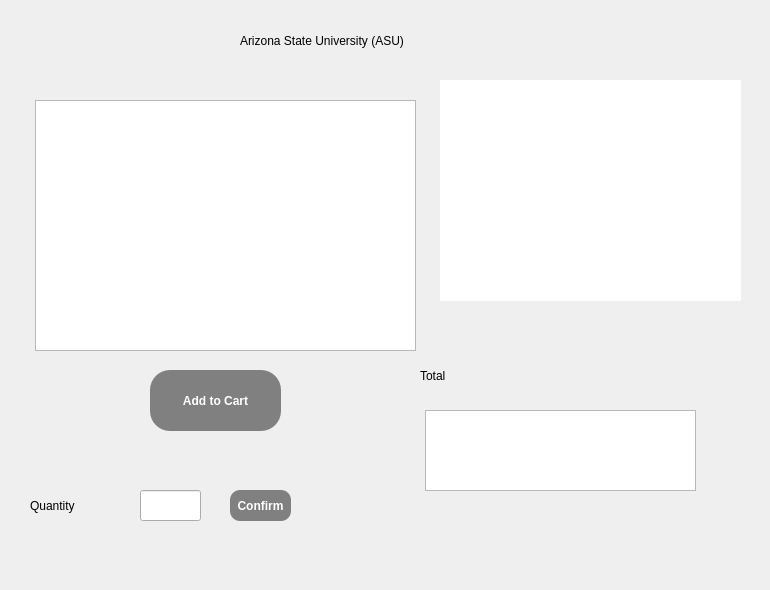
   <widget class="QWidget" name="page_5">
    <widget class="QGraphicsView" name="graphicsView">
     <property name="geometry">
      <rect>
       <x>440</x>
       <y>80</y>
       <width>301</width>
       <height>221</height>
      </rect>
     </property>
     <property name="styleSheet">
      <string notr="true">QGraphicsView {
	background-image: url('res/arizona_background.png');
    background-repeat: no-repeat;
    background-position: center center;
	border-style: groove;
	border-radius: 40px;
}</string>
     </property>
    </widget>
    <widget class="QTableWidget" name="tableWidget_arizona">
     <property name="geometry">
      <rect>
       <x>35</x>
       <y>100</y>
       <width>381</width>
       <height>251</height>
      </rect>
     </property>
     <property name="editTriggers">
      <set>QAbstractItemView::NoEditTriggers</set>
     </property>
    </widget>
    <widget class="QLabel" name="arizona_title">
     <property name="geometry">
      <rect>
       <x>240</x>
       <y>10</y>
       <width>421</width>
       <height>61</height>
      </rect>
     </property>
     <property name="text">
      <string>Arizona State University (ASU)</string>
     </property>
    </widget>
    <widget class="QPushButton" name="next_3">
     <property name="geometry">
      <rect>
       <x>700</x>
       <y>520</y>
       <width>61</width>
       <height>61</height>
      </rect>
     </property>
     <property name="styleSheet">
      <string notr="true">QPushButton {
	background-image: url('res/nxt.png');
    background-repeat: no-repeat;
    background-position: center center;
	border-style: inset;
	border-radius: 30px;
}</string>
     </property>
     <property name="text">
      <string/>
     </property>
    </widget>
    <widget class="QPushButton" name="pushButton_selectPurchase_asu">
     <property name="geometry">
      <rect>
       <x>150</x>
       <y>370</y>
       <width>131</width>
       <height>61</height>
      </rect>
     </property>
     <property name="styleSheet">
      <string notr="true">QPushButton {
	background-color: gray;
	border-style: inset;
	color: white;
	font-weight: bold;
	border-radius: 20px;
}

QPushButton:hover {
	background-color: lightgray;
	color: black;	
}</string>
     </property>
     <property name="text">
      <string>Add to Cart</string>
     </property>
    </widget>
    <widget class="QLabel" name="label_QAsu">
     <property name="geometry">
      <rect>
       <x>30</x>
       <y>490</y>
       <width>91</width>
       <height>31</height>
      </rect>
     </property>
     <property name="text">
      <string>Quantity</string>
     </property>
    </widget>
    <widget class="QLineEdit" name="lineEdit_quantity_asu">
     <property name="geometry">
      <rect>
       <x>140</x>
       <y>490</y>
       <width>61</width>
       <height>31</height>
      </rect>
     </property>
    </widget>
    <widget class="QTableWidget" name="tableWidget_totalAsu">
     <property name="geometry">
      <rect>
       <x>425</x>
       <y>410</y>
       <width>271</width>
       <height>81</height>
      </rect>
     </property>
    </widget>
    <widget class="QLabel" name="label_totalAsu">
     <property name="geometry">
      <rect>
       <x>420</x>
       <y>360</y>
       <width>71</width>
       <height>31</height>
      </rect>
     </property>
     <property name="text">
      <string>Total</string>
     </property>
    </widget>
    <widget class="QPushButton" name="pushButton_quantityAsu">
     <property name="geometry">
      <rect>
       <x>230</x>
       <y>490</y>
       <width>61</width>
       <height>31</height>
      </rect>
     </property>
     <property name="styleSheet">
      <string notr="true">QPushButton {
	background-color: gray;
	border-style: inset;
	color: white;
	font-weight: bold;
	border-radius: 10px;
}

QPushButton:hover {
	background-color: lightgray;
	color: black;	
}</string>
     </property>
     <property name="text">
      <string>Confirm</string>
     </property>
    </widget>
   </widget>
